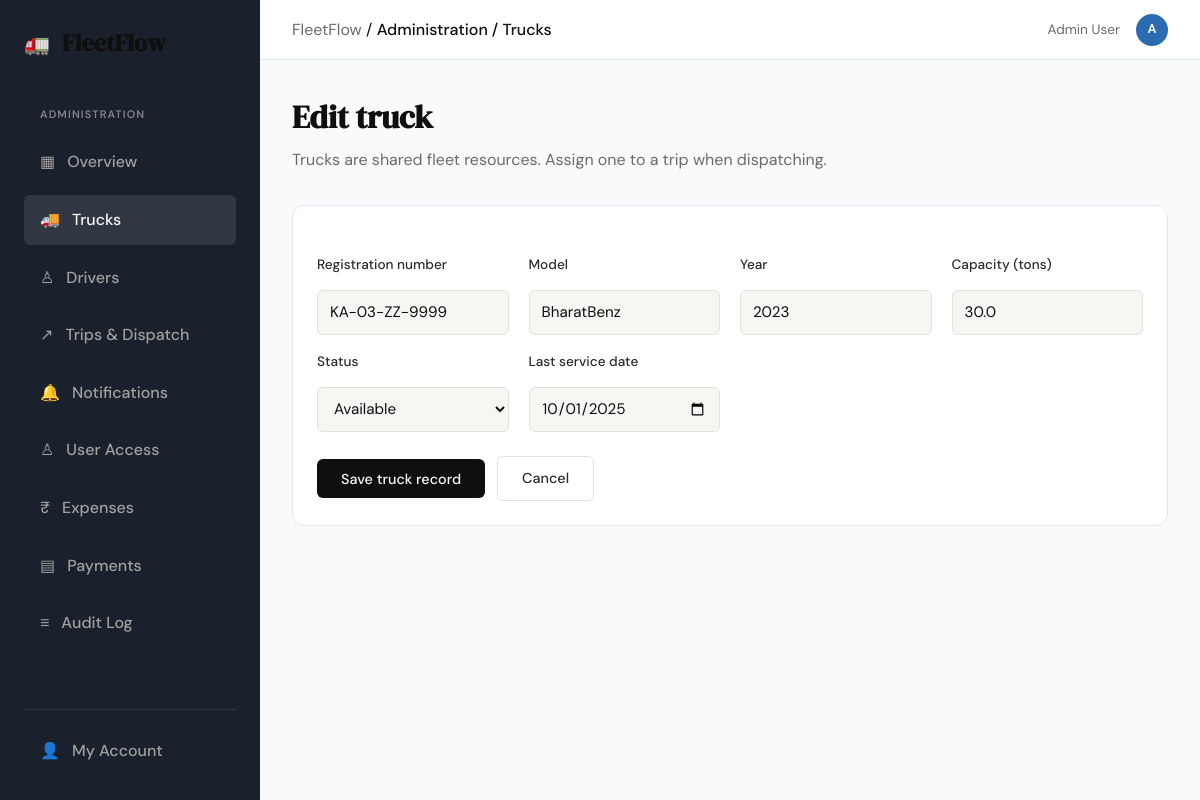
Page /trucks/3/edit (signed in) on the committed database.
### tables this page shows
CREATE TABLE users (
                user_id INTEGER PRIMARY KEY AUTOINCREMENT,
                email TEXT NOT NULL UNIQUE,
                password TEXT NOT NULL,
                is_approved BOOLEAN DEFAULT 0,
                role TEXT CHECK(role IN ('Admin', 'User')) DEFAULT 'User',
                created_at DATETIME DEFAULT CURRENT_TIMESTAMP
            , full_name TEXT, is_rejected BOOLEAN NOT NULL DEFAULT 0, is_terminated BOOLEAN NOT NULL DEFAULT 0, terminated_at DATETIME, job_role TEXT NOT NULL DEFAULT 'User', requested_role TEXT NOT NULL DEFAULT 'User', driver_id INTEGER REFERENCES drivers(driver_id));

CREATE TABLE trucks (
                truck_id INTEGER PRIMARY KEY AUTOINCREMENT,
                registration_number TEXT NOT NULL UNIQUE,
                model TEXT NOT NULL,
                year INTEGER NOT NULL,
                capacity_tons REAL,
                status TEXT CHECK(status IN ('Available', 'In Trip', 'Maintenance')) DEFAULT 'Available',
                last_service_date DATE
            , owner_user_id INTEGER REFERENCES users(user_id));

### app.py (the view, shortened to what this page needs)
@app.route("/trucks/<int:id>/edit", methods=["GET", "POST"])
@admin_required
def edit_truck(id):
    session.setdefault("csrf_token", secrets.token_urlsafe(32))
    conn = get_db()
    truck = conn.execute(
        "SELECT * FROM trucks WHERE truck_id = ?",
        (id,)
    ).fetchone()
    if not truck:
        conn.close()
        return "Truck not found.", 404
    conn.close()
    return render_template(
        "truck_form.html",
        truck=truck,
        csrf_token=session["csrf_token"],
        block_content="dashboard"
    )

### app.py (called while the page is built, shortened)
def _record_owner_filter(alias, owner_column="owner_user_id"):
    if session.get("email", "").lower() == SUPER_ADMIN_EMAIL.lower():
        return "1 = 1", []

@app.context_processor
def inject_admin_notification_count():
    if not (session.get("is_admin") or session.get("role") == "Admin"):
        return {"admin_notification_count": 0}
    conn = get_db()
    try:
        counts = _count_admin_notifications(conn)
    finally:
        conn.close()
    return {"admin_notification_count": sum(counts.values())}

### controller/access_controller.py (called while the page is built)
def admin_required(f):
    from functools import wraps
    @wraps(f)
    def decorated_function(*args, **kwargs):
        if 'user_id' not in session:
            return redirect(url_for('login'))
        from database.db import get_db
        conn = get_db()
        controller = UserAccessController(conn)
        is_authorized = controller.is_authorized(session['user_id'])
        is_admin = is_authorized and (
            controller.is_admin(session['user_id'])
            or controller.is_super_admin(session.get('email'))
        )
        conn.close()
        if not is_admin:
            if not is_authorized:
                session.clear()
                return redirect(url_for('login'))
            return "Access Denied: Administrator privileges required.", 403
        session['is_admin'] = True
        return f(*args, **kwargs)
    return decorated_function

    def is_authorized(self, user_id):
        user = self.db.execute(
            "SELECT is_approved, is_rejected, is_terminated FROM users WHERE user_id = ?",
            (user_id,)
        ).fetchone()
        return (
            user
            and user['is_approved'] == 1
            and not user['is_rejected']
            and not user['is_terminated']
        )

    def is_admin(self, user_id):
        user = self.db.execute("SELECT role FROM users WHERE user_id = ?", (user_id,)).fetchone()
        return user and user['role'] == 'Admin'

### database/db.py (called while the page is built)
def get_db():
    conn = sqlite3.connect(DATABASE_PATH)
    conn.row_factory = sqlite3.Row
    conn.execute("PRAGMA foreign_keys = ON")
    return conn

### templates/truck_form.html (shortened to what this page needs)
{% extends "base.html" %}
{% block breadcrumb %}Administration / Trucks{% endblock %}
{% block content_dashboard %}
<div class="dashboard-page">
    <div class="panel-header">
        <div>
            <h1 class="dashboard-title">{{ 'Add truck' if not truck else 'Edit truck' }}</h1>
            <p class="dashboard-subtitle">Trucks are shared fleet resources. Assign one to a trip when dispatching.</p>
        </div>
    </div>
    <section class="dispatch-panel">
        <form action="{% if truck %}{{ url_for('edit_truck', id=truck.truck_id) }}{% else %}{{ url_for('add_truck') }}{% endif %}" method="POST" class="dispatch-form">
            <div class="form-group">
                <label for="registration_number">Registration number</label>
                <input id="registration_number" type="text" name="registration_number" class="form-input" value="{{ truck.registration_number if truck else '' }}" maxlength="40" placeholder="e.g. KA-01-AB-1234" required>
            </div>
            <div class="form-group">
                <label for="model">Model</label>
                <input id="model" type="text" name="model" class="form-input" value="{{ truck.model if truck else '' }}" maxlength="100" placeholder="e.g. Tata Prima" required>
            </div>
            <div class="form-group">
                <label for="year">Year</label>
                <input id="year" type="number" name="year" class="form-input" value="{{ truck.year if truck else '' }}" min="1950" max="2100" placeholder="e.g. 2022" required>
            </div>
            <div class="form-group">
                <label for="capacity_tons">Capacity (tons)</label>
                <input id="capacity_tons" type="number" step="0.1" min="0" name="capacity_tons" class="form-input" value="{{ truck.capacity_tons if truck else '' }}" placeholder="e.g. 25.0">
            </div>
            <div class="form-group">
                <label for="status">Status</label>
                <select id="status" name="status" class="form-input" required>
                    <option value="Available" {% if not truck or truck.status == 'Available' %}selected{% endif %}>Available</option>
                </select>
            </div>
            <div class="form-group">
                <label for="last_service_date">Last service date</label>
                <input id="last_service_date" type="date" name="last_service_date" class="form-input" value="{{ truck.last_service_date if truck else '' }}">
            </div>
            <div class="form-actions">
                <button type="submit" class="btn-primary">Save truck record</button>
                <a class="btn-ghost" href="{{ url_for('trucks') }}">Cancel</a>
            </div>
        </form>
    </section>
</div>
{% endblock %}

### templates/base.html (shortened to what this page needs)
<!DOCTYPE html>
<html lang="en">
<head>
    <link rel="stylesheet" href="{{ url_for('static', filename='css/style.css') }}">
</head>
<body class="{{ 'dashboard-body' if block_content == 'dashboard' else '' }}">
    {% if block_content == 'dashboard' %}
    <div class="dashboard-layout">
        <aside class="sidebar">
            <div class="sidebar-header">
                <span class="brand-icon">🚛</span>
                <span class="brand-name">FleetFlow</span>
            </div>
            <nav class="sidebar-nav">
                {% if session.get('is_admin') or session.get('role') == 'Admin' %}
                <span class="nav-section-label">Administration</span>
                <a href="{{ url_for('admin_dashboard') }}" class="nav-item{% if request.endpoint == 'admin_dashboard' %} active{% endif %}"><span>▦</span> Overview</a>
                <a href="{{ url_for('trucks') }}" class="nav-item{% if request.endpoint in ('trucks', 'add_truck', 'edit_truck', 'delete_truck') %} active{% endif %}"><span>🚚</span> Trucks</a>
                <a href="{{ url_for('drivers') }}" class="nav-item{% if request.endpoint in ('drivers', 'add_driver', 'edit_driver', 'upload_driver_document', 'download_driver_document') %} active{% endif %}"><span>♙</span> Drivers</a>
                <a href="{{ url_for('trips') }}" class="nav-item{% if request.endpoint in ('trips', 'create_trip', 'update_trip_status', 'update_trip_freight', 'record_trip_payment') %} active{% endif %}"><span>↗</span> Trips & Dispatch</a>
                <a href="{{ url_for('admin_notifications') }}" class="nav-item{% if request.endpoint in ('admin_notifications', 'admin_notification_count') %} active{% endif %}">
                    <span>🔔</span> Notifications
                </a>
                <a href="{{ url_for('admin_users') }}" class="nav-item{% if request.endpoint in ('admin_users', 'approve_user', 'reject_user') %} active{% endif %}"><span>♙</span> User Access</a>
                <a href="{{ url_for('expenses') }}" class="nav-item{% if request.endpoint in ('expenses', 'review_expense', 'correct_expense_amount') %} active{% endif %}"><span>₹</span> Expenses</a>
                <a href="{{ url_for('payments') }}" class="nav-item{% if request.endpoint in ('payments', 'correct_payment_amount') %} active{% endif %}"><span>▤</span> Payments</a>
                <a href="{{ url_for('admin_audit') }}" class="nav-item{% if request.endpoint == 'admin_audit' %} active{% endif %}"><span>≡</span> Audit Log</a>
                {% endif %}
            </nav>
            <div class="sidebar-footer">
                <a href="{{ url_for('account') }}" class="nav-item{% if request.endpoint == 'account' %} active{% endif %}"><span>👤</span> My Account</a>
            </div>
        </aside>
        <div class="app-container">
            <nav class="top-bar">
                <div class="breadcrumbs">
                    <span style="color: var(--ink-muted);">FleetFlow</span> /
                    <span style="color: var(--ink); font-weight: 500;">{% block breadcrumb %}Dashboard{% endblock %}</span>
                </div>
                <div class="user-profile" style="display: flex; align-items: center; gap: 1rem;">
                    {% set profile_name = session.get('full_name') or session.get('email', 'Account') %}
                    <span style="font-size: 0.85rem; color: var(--ink-muted);">{{ profile_name }}</span>
                    <div aria-label="{{ profile_name }}" title="{{ profile_name }}" style="width: 32px; height: 32px; border-radius: 50%; background: var(--industry-blue); color: white; display: flex; align-items: center; justify-content: center; font-size: 0.8rem; font-weight: 600;">{{ session.get('avatar_initials') or profile_name[:1]|upper }}</div>
                </div>
            </nav>
            <main class="main-content" style="padding: 2rem;">
                {% block content_dashboard %}{% endblock %}
            </main>
        </div>
    </div>
    {% endif %}
</body>
</html>

### rows in the picture
users: full_name "Admin User"
trucks: registration_number "KA-03-ZZ-9999", model "BharatBenz", year "2023", capacity_tons "30.0", status "Available", last_service_date "10/01/2025"

### other values in the picture
{{ session.get('avatar_initials') or profile_name[:1]|upper }} "A"
{{ 'Add truck' if not truck else 'Edit truck' }} "Edit truck"
